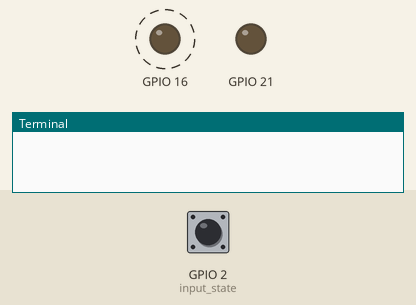
This program was run on a simulated Raspberry Pi (BCM pin numbers). On the bench: output pins drawn as LEDs (lit = HIGH), the last lines printed to the terminal. Dashed ring = blinking. Inputs (shaded band) come from the test bench; at power-on: GPIO 2 (input_state) HIGH. The camera gives no picture and a still takes 0.5 s.

Above: at 4.7 s.
5.1 s: GPIO 2 (input_state) pulled LOW for 0.25 s
At 5.3 s:
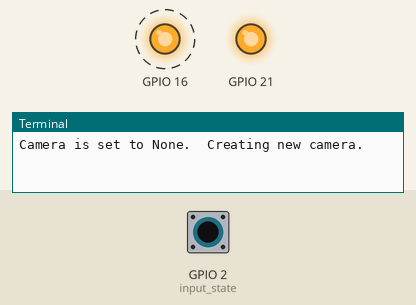
8.1 s: GPIO 2 (input_state) pulled LOW for 1 s
At 8.5 s:
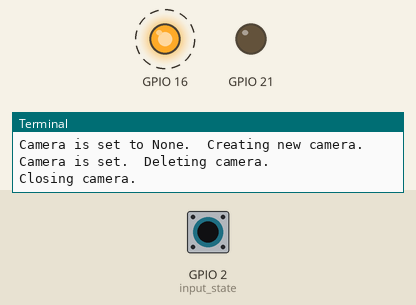
11.1 s: GPIO 2 (input_state) pulled LOW for 3.2 s
At 11.5 s:
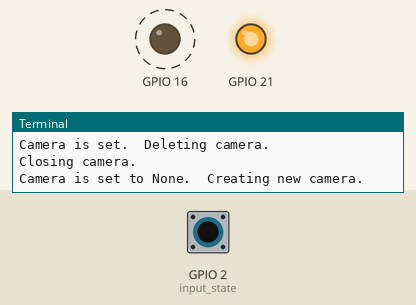
Timing chart, 0 to 21.8 s (numbered marks = the images above; inputs shaded):
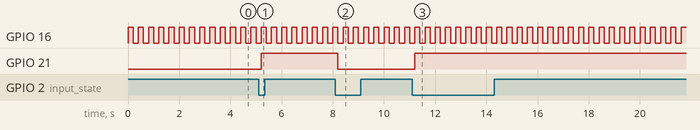

Measured:
- after the input at 5.1 s, GPIO 21: LOW → HIGH after 0.10 s
- after the input at 8.1 s, GPIO 21: HIGH → LOW after 0.10 s
- after the input at 11.1 s, GPIO 21: LOW → HIGH after 0.10 s
- by itself, GPIO 16: alternates HIGH for 0.20 s and LOW for 0.20 s

The program:

work-in-progress.py
```python
#!/usr/bin/python3

import RPi.GPIO as GPIO
import picamera
import time
import sys


class Camera:
    def __init__(self):
        self.camera = picamera.PiCamera()
        self.camera.vflip = True
        self.camera.brightness = 60

    def close(self):
        print("Closing camera.")
        self.camera.close()

    def turnOn(self):
        self.camera.start_preview()

    def turnOff(self):
        self.camera.stop_preview()


class Led:
    channel=2
    state=False

    def __init__(self, channel, state):
        self.channel = channel
        self.state = state
        GPIO.setup(self.channel, GPIO.OUT)
        GPIO.output(self.channel, self.state)

    def set(self, state):
        self.state = state
        GPIO.output(self.channel, self.state)


    def toggleState(self):
        self.set(not self.state)

    def turnOn(self):
        self.set(True)

    def turnOff(self):
        self.set(False)


class ToggleState:
    def __init__(self, starting_state, target):
        self.state = starting_state
        self.target = target

    def toggleState(self):
        self.state = not self.state

        if self.state:
            self.target.turnOn()
        else:
            self.target.turnOff()


class Button:
    last_state=GPIO.HIGH

    def __init__(self, channel):
        self.channel = channel

    def action(self):
        return

    def stateChanged(self, state):
        if state == GPIO.LOW:
            self.action()

    def stateTest(self):
        input_state = GPIO.input(self.channel)
        if input_state != self.last_state:
            self.last_state=input_state
            self.stateChanged(input_state)


class ToggleButton(Button):
    def __init__(self, channel, target):
        Button.__init__(self, channel)
        self.target = target

    def action(self):
        self.target.toggleState()


class VideoButton(Button):
    def __init__(self, channel, led):
        Button.__init__(self, channel)
        self.led = led
        self.camera = None

    def action(self):
        if self.camera is None:
            print("Camera is set to None.  Creating new camera.")
            self.camera = Camera()
            self.camera.turnOn()
            self.led.turnOn()
        else:
            print("Camera is set.  Deleting camera.")
            self.camera.turnOff()
            self.camera.close()
            self.camera = None
            self.led.turnOff()


class Application:
    CHANNEL_SWITCH_MAIN=2
    CHANNEL_SWITCH_SECONDARY=3
    CHANNEL_LED_RED=21
    CHANNEL_LED_YELLOW=16

    sleep_time=0.2

    def __init__(self):
        GPIO.setmode(GPIO.BCM)
        GPIO.setup(self.CHANNEL_SWITCH_MAIN, GPIO.IN)

        self.ledRed = Led(self.CHANNEL_LED_RED, False)
        self.ledYellow = Led(self.CHANNEL_LED_YELLOW, False)

        self.ledRed.turnOff()
        self.ledYellow.turnOn()

        self.videoButton = VideoButton(self.CHANNEL_SWITCH_MAIN, self.ledRed)

    def execute(self):
        self.ledYellow.toggleState()
        self.videoButton.stateTest()

    def idle_loop(self):
        self.keepRunning = True

        while self.keepRunning:
            time.sleep(self.sleep_time)
            self.execute()

    def run(self):
        try:
            self.idle_loop()

        except:
            e = sys.exc_info()[0]
            print('Caught eqxception: {0}'.format(e))
            pass


Application().run()

GPIO.cleanup()
print("All done.  Goodbye.");
```
